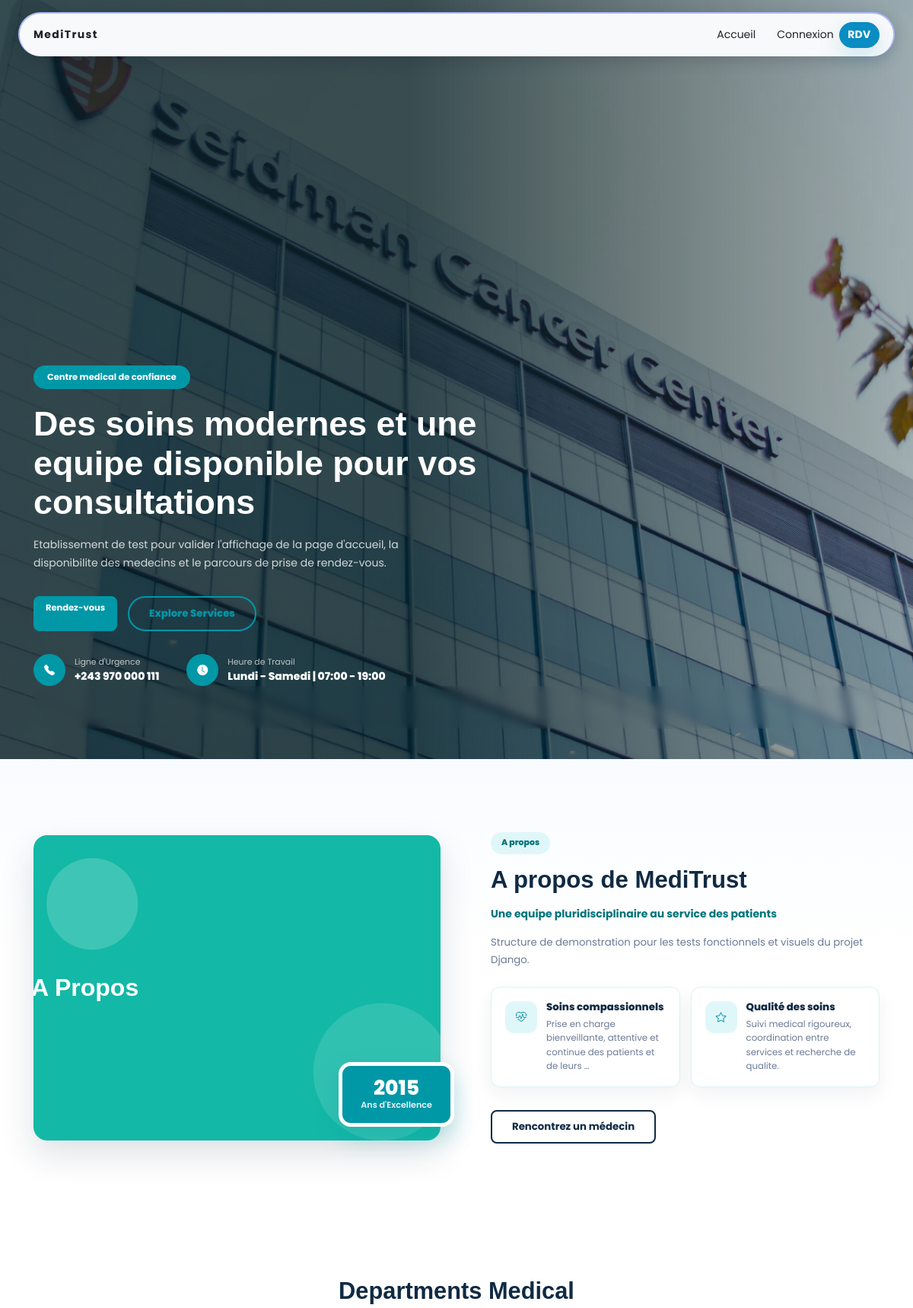
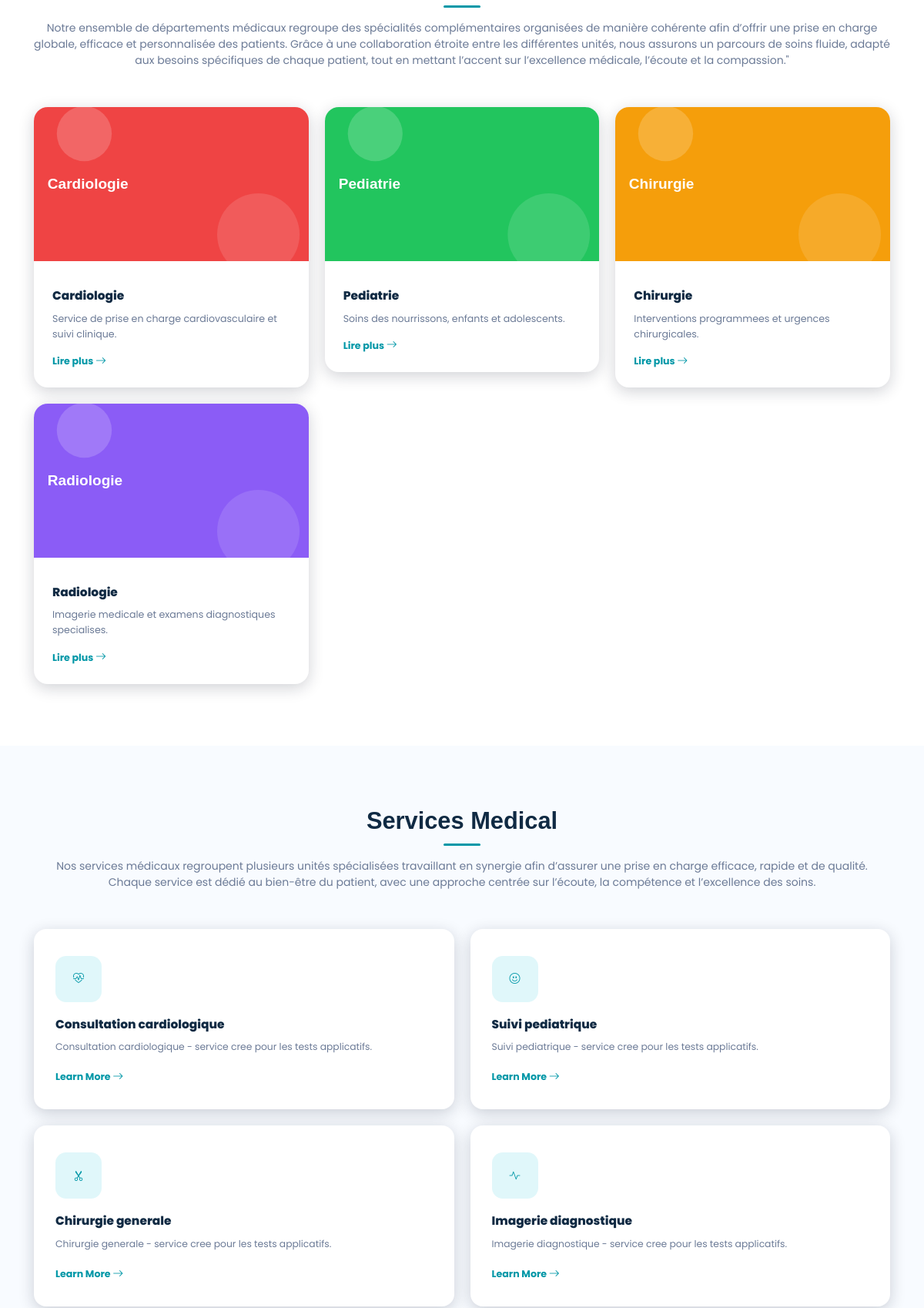
The page / (upper part) on the database its author committed (2 pictures, top to bottom).
### data/models.py (models this page shows, shortened)
class Hero(models.Model):
    title = models.CharField(max_length=100, verbose_name='titre')
    subtitle = models.CharField(max_length=100, verbose_name='subtitle')
    description = models.TextField(verbose_name='description')
    image = models.ImageField(upload_to='hero/', verbose_name='image')
    class Meta:
        verbose_name = 'Hero'
        verbose_name_plural = 'Heros'

class Emergency(models.Model):
    title = models.CharField(max_length=100, verbose_name='titre')
    description = models.TextField(verbose_name='description')
    phone = models.CharField(max_length=100, verbose_name='phone')
    created_at = models.DateField(auto_now_add=True)
    class Meta:
        verbose_name = 'urgence'
        verbose_name_plural = 'urgence'

class Contact(models.Model):
    name = models.CharField(max_length=100, verbose_name='Nom Hopital')
    operation_days_time = models.CharField(max_length=150,verbose_name="jours et heures de service" )
    phone = models.CharField(max_length=100, verbose_name='phone')
    email = models.CharField(max_length=100, verbose_name='email')
    address = models.CharField(max_length=100, verbose_name='adresse')
    facebook = models.URLField(verbose_name="Lien facebook", null=True, blank=True)
    twitter = models.URLField(verbose_name="Lien x(twitter)", null=True, blank=True)
    instagram = models.URLField(verbose_name="Lien instagram", null=True, blank=True)
    linkedin = models.URLField(verbose_name="lien linkedin", null=True, blank=True)
    created_at = models.DateField(auto_now_add=True)
    class Meta:
        verbose_name = 'contact'
        verbose_name_plural = 'contact'

class About(models.Model):
    title = models.CharField(max_length=100, verbose_name='titre')
    subtitle = models.CharField(max_length=100, verbose_name='subtitle')
    year = models.DateField(verbose_name='Année de  creation')
    goal = models.TextField(verbose_name='Objectif')
    location = models.CharField(max_length=100, verbose_name='location')
    description = models.TextField(verbose_name='description', blank=True, null=True)
    compassionate_care = models.TextField(verbose_name='soin compassionnel', blank=True, null=True)
    care_quality = models.TextField(verbose_name='qualité de soin', blank=True, null=True)
    image = models.ImageField(upload_to='about/', verbose_name='image')
    class Meta:
        verbose_name = 'A propos'
        verbose_name_plural = 'A propos'

class Service(models.Model):
    title = models.CharField(max_length=100, verbose_name='titre')
    departement = models.ForeignKey(Departement, on_delete=models.CASCADE, verbose_name='departement', blank=True, null=True)
    description = models.TextField(verbose_name='description')
    icon = models.CharField(max_length=100, verbose_name='icone')
    short_description = models.TextField(verbose_name='description courte')
    created_at = models.DateField(auto_now_add=True)
    updated_at = models.DateField(auto_now=True)
    class Meta:
        verbose_name = 'Service'
        verbose_name_plural = 'Services'

### staff/models.py (models this page shows, shortened)
class Departement(models.Model):
    name = models.CharField(max_length=100, blank=True, null=True, verbose_name="Nom")
    slug = models.SlugField(unique=True, blank=True)
    image = models.ImageField(upload_to='departements/', blank=True, null=True, verbose_name="Image")
    description = models.TextField(blank=True, null=True, verbose_name="Description")
    created_at = models.DateField(auto_now_add=True)
    class Meta:
        verbose_name = 'Departement'
        verbose_name_plural = 'Departements'

### data/views.py (the view)
# urls.py: path('', views.index, name='index'),
def index(request):
    now = timezone.localtime()
    today = now.date()
    current_time = now.time()
    doctors = list(
        Staff.objects.select_related('user', 'departement')
        .filter(Q(is_active=True) & Q(is_verified=True))
    )
    current_appointments = Appointment.objects.filter(
        staff__in=doctors,
        date=today,
        accept=True
    ).select_related('staff')
    busy_doctor_ids = set()
    for appointment in current_appointments:
        appointment_start = appointment.time
        appointment_end = (
            timezone.datetime.combine(today, appointment_start) + timedelta(minutes=30)
        ).time()
        if appointment_start <= current_time < appointment_end:
            busy_doctor_ids.add(appointment.staff_id)
    for doctor in doctors:
        is_busy = doctor.id in busy_doctor_ids
        doctor.status_label = (
            doctor.departement.name
            if is_busy and doctor.departement
            else 'Occupé' if is_busy else 'LIBRE'
        )
        doctor.status_badge_class = 'badge-busy' if is_busy else 'badge-available'
    icon_emergence = random.choice(["bi bi-hospital", "bi bi-headset","bi bi-heart-pulse", "bi bi-shield-plus","bi bi-activity",])
    context = {
        "hero":Hero.objects.only('title', 'subtitle', 'description', 'image').first(),
        "about":About.objects.only('title', 'subtitle', 'year', 'goal', 'location', 'description', 'image', 'compassionate_care', 'care_quality').first(),
        "services":Service.objects.only('title', 'departement', 'description', 'icon', 'short_description').all(),
        "departements3":Departement.objects.only('name', 'description')[:3],
        "departements":Departement.objects.all()[:10],
        "emergency":Emergency.objects.only('title', 'description', 'phone').first(),
        "emergency_info": EmergencyInfo.objects.only('title', 'phone', 'address', 'operation_time'),
        'doctors': doctors,
        'icon_emergence': icon_emergence,
    }
    return render(request, 'index.html',context)

### core/context_processors.py (called while the page is built)
def global_context(request):
    context= {
        "contact":Contact.objects.only('name', 'operation_days_time','phone', 'email', 'address', 'facebook', 'twitter', 'instagram', 'linkedin').first(),
        "services":Service.objects.only('title', 'departement', 'description', 'icon', 'short_description').all(),
        "about": About.objects.only('title', 'subtitle', 'goal', 'description').first()
    }
    return context

### templates/index.html (shortened to what this page needs)
{% extends 'base.html' %}
{% load static %}
{% block content %}
{% if hero or emergency or contact or departemens3%}
  <section class="hero p-0 m-0" id="home" style=" background: linear-gradient(to right, rgba(5,30,35,.78) 45%, rgba(5,30,35,.30) 100%), url('{{hero.image.url}}') center/cover no-repeat;">
    <div class="container  hero-content padding-tp" >
      <div class="row">
        <div class="col-lg-7">
          {% if hero.title %}<span class="badge-pill"> {{hero.title|capfirst}} </span>{% endif %}
            <h1 class="hero-title">  {% if hero.subtitle %}{{hero.subtitle}}{% endif %}</h1>
          <p class="hero-sub">
            {% if hero.description %}
              {{hero.description|safe}}
            {% endif %}
          </p>
          <div class="d-flex gap-3 flex-wrap">
            <a href="{% url 'patients:appointment' %}" class="btn btn-book"> Rendez-vous</a>
            <a href="#services" class="btn btn-explore" >Explore Services</a>
          </div>
          <div class="info-row">
            <div class="info-item">
              {% if emergency.phone %}
              <div class="info-icon"><i class="bi bi-telephone-fill"></i></div>
              <div>
                <p class="info-label">Ligne d'Urgence</p>
                <p class="info-value"> {{emergency.phone}}</p>
              </div>
              {% endif %}
            </div>
            <div class="info-item">
              {% if contact.operation_days_time %}
              <div class="info-icon"><i class="bi bi-clock-fill"></i></div>
              <div>
                <p class="info-label">Heure de Travail</p>
                <p class="info-value">{{contact.operation_days_time}}</p>
              </div>
              {% endif %}
            </div>
          </div>
        </div>
      </div>
    </div>
    <div class="container hero-bottom">
      <div class="depart-bar">
      </div>
    </div>
  </section>
{% endif %}
{% if about %}
  <section class="about" id="about">
    <div class="container">
      <div class="row align-items-center g-4 g-xl-5">
        <div class="col-lg-6">
          <div class="about-img-wrap">
            {% if about.image %}
                <img src="{{ about.image.url }}" alt="{{ about.title|default:'A propos de MediTrust' }}"/>
            {% endif %}
            {% if  about.year %}
              <div class="about-badge">
                <div class="num">{{ about.year|date:"Y" }}</div>
                <div class="lbl">Ans d'Excellence</div>
              </div>
            {% endif %}
          </div>
        </div>
        <div class="col-lg-6">
          <div class="about-content">
            <span class="about-kicker">A propos</span>
            <h2>{{ about.title|capfirst }}</h2>
            <p class="about-lead">{{ about.subtitle|capfirst }}</p>
            <p class="about-body">{{ about.description|truncatewords:35 }}</p>
            <div class="about-features">
                {% if about.compassionate_care %}
                <div class="about-feat-item">
                  <div class="feat-icon"><i class="bi bi-heart-pulse"></i></div>
                  <div>
                    <h6>Soins compassionnels</h6>
                    <p>{{ about.compassionate_care|truncatewords:12 }}</p>
                  </div>
                </div>
                {% endif %}
                {% if about.care_quality %}
                <div class="about-feat-item">
                  <div class="feat-icon"><i class="bi bi-star"></i></div>
                  <div>
                    <h6>Qualité des soins</h6>
                    <p>{{ about.care_quality|truncatewords:12 }}</p>
                  </div>
                </div>
                {% endif %}
            </div>
            <div class="about-actions">
              <a href="#doctors" class="btn btn-outline-dark-custom">Rencontrez un médecin</a>
            </div>
          </div>
        </div>
      </div>
    </div>
  </section>
{% endif %}
{% if departements %}
  <section class="departments" id="departments">
    <div class="container">
      <div class="sec-header">
        <h2>Departments Medical</h2>
        <div class="divider"></div>
        <p>Notre ensemble de départements médicaux regroupe des spécialités
          complémentaires organisées de manière cohérente afin d’offrir une
          prise en charge globale, efficace et personnalisée des patients.  Grâce à une collaboration étroite
          entre les différentes unités, nous assurons un parcours de soins fluide,
          adapté aux besoins spécifiques de chaque patient, tout en mettant l’accent sur
          l’excellence médicale, l’écoute et la compassion."</p>
      </div>
      <div class="row g-4">
      {% for depart in departements %}
        <div class="col-md-4">
          <div class="dept-card">
            <div class="img-wrap">
              <img src="{{depart.image.url}}" alt="{{depart.image}}"/>
            </div>
            <div class="body">
              <h5>{{depart.name|capfirst}}</h5>
              <p>{{depart.description|truncatewords:15}}</p>
              <a href="{% url 'staff:departement_detail' depart.id %}" class="link-teal">Lire plus <i class="bi bi-arrow-right"></i></a>
            </div>
          </div>
        </div>
      {% endfor %}
      </div>
    </div>
  </section>
{% endif %}
{% if services  %}
  <section class="services" id="services">
    <div class="container">
      <div class="sec-header">
        <h2>Services Medical</h2>
        <div class="divider"></div>
        <p>Nos services médicaux regroupent plusieurs unités
          spécialisées travaillant en synergie afin d’assurer
          une prise en charge efficace, rapide et de qualité. <br>
          Chaque service est dédié au bien-être du patient, avec une
          approche centrée sur l’écoute, la compétence et l’excellence des soins.
        </p>
      </div>
      <div class="row g-4">
        {% for serv in services %}
          <div class="col-md-6">
            <div class="svc-card">
              <div class="svc-icon"><i class="bi bi-{{serv.icon}}"></i></div>
              <h5>{{serv.title|capfirst}}</h5>
              <p>{{serv.description|truncatewords:15}}</p>
              <a href="{% url 'data:service_detail' serv.id %}" class="link-teal">Learn More <i class="bi bi-arrow-right"></i></a>
            </div>
          </div>
        {% endfor %}
      </div>
    </div>
  </section>
{% endif %}
{% endblock %}

### rows shown on the page
Hero: image (picture), title "Centre medical de confiance", subtitle "Des soins modernes et une equipe disponible pour vos consultations", description "Etablissement de test pour valider l'affichage de la page d'accueil, la disponibilite des medecins et le parcours de prise de rendez-vous."
Emergency: phone "+243 970 000 111"
Contact: operation_days_time "Lundi - Samedi | 07:00 - 19:00"
About: image (picture), year "2015", title "A propos de MediTrust", subtitle "Une equipe pluridisciplinaire au service des patients", description "Structure de demonstration pour les tests fonctionnels et visuels du projet Django.", compassionate_care "Prise en charge bienveillante, attentive et continue des patients et de leurs …", care_quality "Suivi medical rigoureux, coordination entre services et recherche de qualite."
Departement: image (picture), name "Cardiologie", description "Service de prise en charge cardiovasculaire et suivi clinique."
Departement: image (picture), name "Pediatrie", description "Soins des nourrissons, enfants et adolescents."
Departement: image (picture), name "Chirurgie", description "Interventions programmees et urgences chirurgicales."
Departement: image (picture), name "Radiologie", description "Imagerie medicale et examens diagnostiques specialises."
Service: title "Consultation cardiologique", description "Consultation cardiologique - service cree pour les tests applicatifs."
Service: title "Suivi pediatrique", description "Suivi pediatrique - service cree pour les tests applicatifs."
Service: title "Chirurgie generale", description "Chirurgie generale - service cree pour les tests applicatifs."
Service: title "Imagerie diagnostique", description "Imagerie diagnostique - service cree pour les tests applicatifs."
